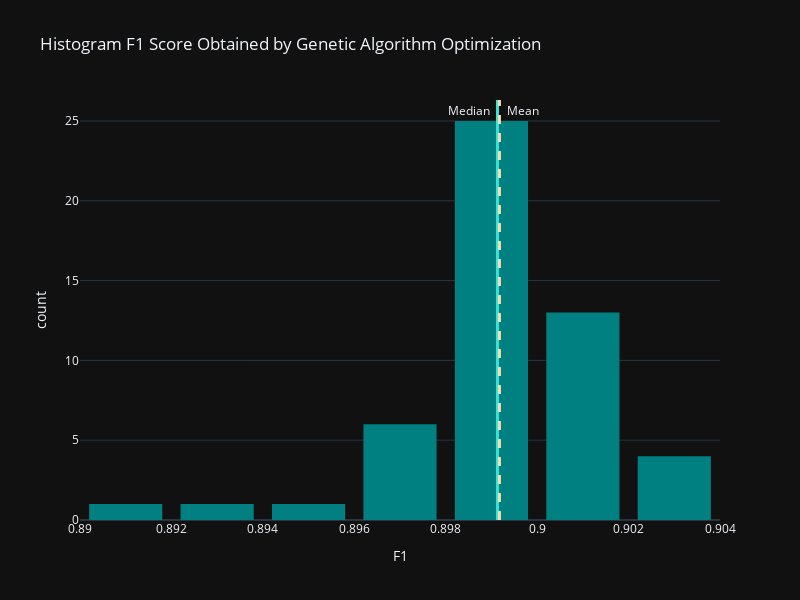

Here is the notebook cell this chart was saved with:
### Code cell
fig = px.histogram(heart_ga, x='F1', nbins=8, labels={'x':'F1 Score', 'y':'count'},color_discrete_sequence=['teal'],
                   title="Histogram F1 Score Obtained by Genetic Algorithm Optimization")
mean = heart_ga['F1'].mean()
median = heart_ga['F1'].median()
fig.update_layout(bargap=0.2, width=800, height=600)
fig.update_layout(template = 'plotly_dark')
fig.add_vline(x=mean, line_width=3, line_dash="solid", line_color='turquoise', annotation_text='Mean', annotation_x=0.8993)
#fig.add_scatter(x = heart_ga['F1'], y=heart_ga['F1'], mode='lines')
#['solid', 'dot', 'dash', 'longdash', 'dashdot', 'longdashdot']
'''
sandybrown, seagreen, seashell, sienna, silver,
            skyblue, slateblue, slategray, slategrey, snow,
            springgreen, steelblue, tan, teal, thistle, tomato,
            turquoise, violet, wheat, white, whitesmoke,
            yellow, yellowgreen
'''
fig.add_vline(x=median, line_width=3, line_dash="dash", line_color="wheat",annotation_text='Median', annotation_x=0.898)
fig.show()

### Figure 1 — Plotly figure (JSON) as saved in the notebook; plotly's stock layout.template omitted (floating-point values rounded to 4 significant figures)
{"data": [{"alignmentgroup": "True", "bingroup": "x", "hovertemplate": "F1=%{x}<br>count=%{y}<extra></extra>", "legendgroup": "", "marker": {"color": "teal", "pattern": {"shape": ""}}, "name": "", "nbinsx": 8, "offsetgroup": "", "orientation": "v", "showlegend": false, "type": "histogram", "x": [0.8984, 0.9, 0.9021, 0.8982, 0.9023, 0.8982, 0.8981, 0.9001, 0.8978, 0.8991, 0.8971, 0.8992, 0.8986, 0.8997, 0.8988, 0.8972, 0.897, 0.8985, 0.9011, 0.8935, 0.8998, 0.8949, 0.9001, 0.8999, 0.8983, 0.8988, 0.8995, 0.8991, 0.9006, 0.8995, 0.8904, 0.8995, 0.9001, 0.8986, 0.8975, 0.8981, 0.9002, 0.9009, 0.901, 0.8997, 0.9018, 0.8996, 0.8987, 0.9016, 0.9027, 0.9002, 0.8991, 0.9018, 0.8977, 0.9025, 0.8984], "xaxis": "x", "yaxis": "y"}], "layout": {"annotations": [{"showarrow": false, "text": "Mean", "x": 0.8993, "xanchor": "left", "xref": "x", "y": 1, "yanchor": "top", "yref": "y domain"}, {"showarrow": false, "text": "Median", "x": 0.898, "xanchor": "left", "xref": "x", "y": 1, "yanchor": "top", "yref": "y domain"}], "bargap": 0.2, "barmode": "relative", "height": 600, "legend": {"tracegroupgap": 0}, "shapes": [{"line": {"color": "turquoise", "dash": "solid", "width": 3}, "type": "line", "x0": 0.8991, "x1": 0.8991, "xref": "x", "y0": 0, "y1": 1, "yref": "y domain"}, {"line": {"color": "wheat", "dash": "dash", "width": 3}, "type": "line", "x0": 0.8992, "x1": 0.8992, "xref": "x", "y0": 0, "y1": 1, "yref": "y domain"}], "title": {"text": "Histogram F1 Score Obtained by Genetic Algorithm Optimization"}, "width": 800, "xaxis": {"anchor": "y", "domain": [0, 1], "title": {"text": "F1"}}, "yaxis": {"anchor": "x", "domain": [0, 1], "title": {"text": "count"}}}}
